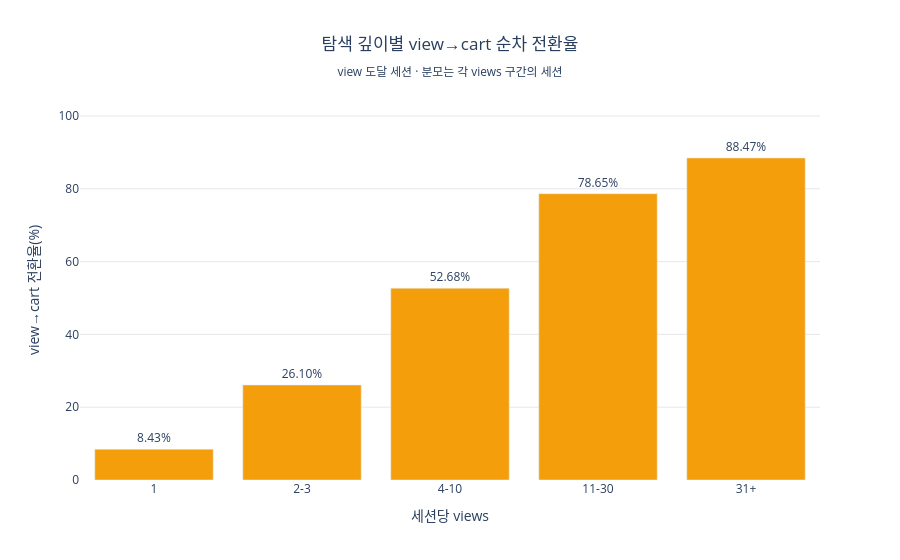

Write notebook code for a chart like this one.
### Code cell
views_rate_max = seg_views['view_cart_전환율'].max()

fig = go.Figure(go.Bar(
    x=seg_views['구간'],
    y=seg_views['view_cart_전환율'],
    marker_color=color_map['cart'],
    text=seg_views['view_cart_전환율'].map(lambda x: f'{x:.2f}%'),
    textposition='outside',
))
fig.update_layout(
    title=dict(
        text='탐색 깊이별 view→cart 순차 전환율<br><sub>view 도달 세션 · 분모는 각 views 구간의 세션</sub>',
        x=0.5, xanchor='center',
    ),
    xaxis_title='세션당 views', yaxis_title='view→cart 전환율(%)',
    yaxis=dict(gridcolor='#E5E7EB', range=[0, views_rate_max * 1.18]),
    plot_bgcolor='white', 
)
fig.show()

### Figure 1 — Plotly figure (JSON) as saved in the notebook; plotly's stock layout.template omitted (floating-point values rounded to 4 significant figures)
{"data": [{"marker": {"color": "#F59E0B"}, "text": ["8.43%", "26.10%", "52.68%", "78.65%", "88.47%"], "textposition": "outside", "type": "bar", "x": ["1", "2-3", "4-10", "11-30", "31+"], "y": [8.431, 26.1, 52.68, 78.65, 88.47]}], "layout": {"plot_bgcolor": "white", "title": {"text": "탐색 깊이별 view→cart 순차 전환율<br><sub>view 도달 세션 · 분모는 각 views 구간의 세션</sub>", "x": 0.5, "xanchor": "center"}, "xaxis": {"title": {"text": "세션당 views"}}, "yaxis": {"gridcolor": "#E5E7EB", "range": [0, 104.4], "title": {"text": "view→cart 전환율(%)"}}}}
